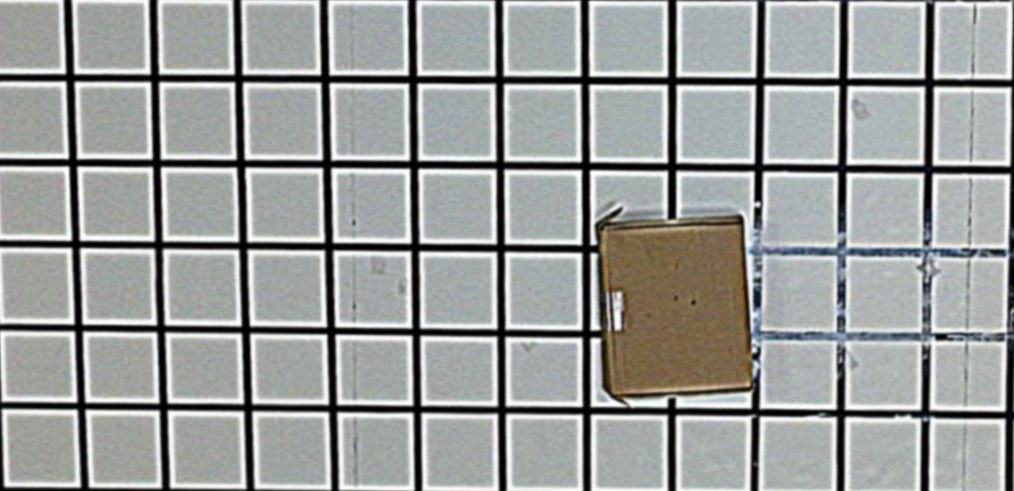
#> input picture img/obs.JPG, 1014 x 491 px
$ python main.py
#> lines starting #> are read from the running program, lines starting #| are printed output that depends on the picture; after the words box and inside, x2 and y2 are one past the last pixel; in counts of white or black regions, pixels touching at a corner belong together
### src/segmentation.py
from ultralytics import SAM
import cv2
import numpy as np
import matplotlib.pyplot as plt
import os
import math

class Camera:
    # [60 lines left out: functions take_photo_with_preview, detect_cameras, detect_and_capture, not called in this run]


class segmentation:

    # [7 lines left out: function initializeModel, not called in this run]


    def runSegmentation(model, photo):
        results_bbox = model(photo)
        return results_bbox


    # [75 lines left out: functions overlayMasks, analyze_segmentation_mask, compute_cm_squared_per_pixel, not called in this run]


def analyze_grid_and_detect_obstacles(grid_image_path ,obstacle_image_path, rows, cols, threshold):
    """
    Draws a labeled grid on the obstacle image and highlights obstacle boxes in red.
    Returns a list of (row, col) for each obstacle box.
    """
    # Load images
    obstacle_img_color = cv2.imread(obstacle_image_path)  # To draw on
    obstacle_img_gray = cv2.imread(obstacle_image_path, cv2.IMREAD_GRAYSCALE)

    h, w = obstacle_img_gray.shape


    box_h = h // rows
    box_w = w // cols

    obstacle_coords = []

    # Draw grid and labels over obstacle image
    for r in range(rows):
        y = r * box_h
        y_mid = y + box_h // 2
        #cv2.putText(obstacle_img_color, str(r + 1), (5, y_mid), cv2.FONT_HERSHEY_SIMPLEX, 0.5, (255, 0, 0), 1)

        for c in range(cols):
            x = c * box_w
            x_mid = x + box_w // 2

            # Draw grid box
            #cv2.rectangle(obstacle_img_color, (x, y), (x + box_w, y + box_h), (0, 255, 0), 1)

            if r == 0:
                #cv2.putText(obstacle_img_color, str(c + 1), (x_mid - 5, 15), cv2.FONT_HERSHEY_SIMPLEX, 0.5, (255, 0, 0), 1)
                pass

            # Check if this box has an obstacle
            roi = obstacle_img_gray[y:y + box_h, x:x + box_w]
            mean_intensity = np.mean(roi)

            if mean_intensity < threshold:
                obstacle_coords.append((r + 1, c + 1))
                cv2.rectangle(obstacle_img_color, (x, y), (x + box_w, y + box_h), (0, 0, 255), 2)

    # Show final image
    plt.figure(figsize=(12, 8))
    plt.imshow(cv2.cvtColor(obstacle_img_color, cv2.COLOR_BGR2RGB))
    plt.axis('off')
    plt.title("Obstacle Image with Grid and Highlights")
    plt.show()

    print("Boxes with obstacles (row, col):", obstacle_coords)
    return obstacle_coords

### src/path_planning.py
import matplotlib.pyplot as plt
import numpy as np
import networkx as nx
import json
from scipy import ndimage
from matplotlib.patches import Circle, Patch
import random
import math
# [62 lines left out: functions generate_test_image, load_and_process_image, not called in this run]

def inflate_obstacles(grid, drone_diameter):
    """
    Inflate obstacles by the drone's radius to ensure safety margins.
    Uses a more aggressive inflation for corners to prevent diagonal cutting issues.

    Args:
        grid: Binary numpy array where 0 is free space and 1 is obstacle
        drone_diameter: Diameter of the drone in grid cells

    Returns:
        inflated_grid: Binary numpy array with inflated obstacles
    """
    # Calculate drone radius in grid cells
    drone_radius = drone_diameter / 2

    # Create a circular structuring element for dilation
    # Use a slightly larger radius to ensure safety at corners
    safety_factor = 1.1  # 10% extra safety margin
    element_size = int(np.ceil(drone_radius * safety_factor) * 2 + 1)
    center = element_size // 2

    # Create circular structuring element
    y, x = np.ogrid[-center:element_size-center, -center:element_size-center]
    element = x*x + y*y <= (drone_radius * safety_factor)**2

    # Dilate obstacles to create safety margin
    inflated_grid = ndimage.binary_dilation(grid, structure=element).astype(np.uint8)

    return inflated_grid

def find_valid_points(grid, start=(1,1), end=(6, 13)):
    """
    Find all valid points in the grid for the drone center.
    Optionally, randomly select valid start and end points if not provided.

    Args:
        grid: Binary numpy array where 0 is free space and 1 is obstacle
        start: Optional (x, y) coordinates for start point
        end: Optional (x, y) coordinates for end point

    Returns:
        valid_points: List of (x, y) tuples of valid points
        selected_start: Selected or verified start point
        selected_end: Selected or verified end point
    """
    height, width = grid.shape
    valid_points = []

    # Find all valid points (where the drone center can be)
    for y in range(height):
        for x in range(width):
            if grid[y, x] == 0:  # Free space
                valid_points.append((y, x))

    if not valid_points:
        print("No valid points found in the grid!")
        return [], None, None

    # Verify or select start point
    selected_start = start
    if start is None or grid[start[0]-1, start[1]-1] == 1:
        print("Selected start is not a valid point of the grid!")

    # Verify or select end point
    selected_end = end
    if end is None or grid[end[0]-1, end[1]-1] == 1:
        # Make sure end is different from start
        print("Selected start is not a valid point of the grid!")

    return valid_points, selected_start, selected_end

def create_navigation_graph(grid):
    """
    Create a graph representation for navigation, where nodes are valid points
    and edges connect adjacent valid points with proper handling of diagonal movements.

    Args:
        grid: Binary numpy array where 0 is free space and 1 is obstacle

    Returns:
        G: NetworkX graph for navigation
    """
    height, width = grid.shape
    G = nx.Graph()

    # Add nodes for each valid cell
    for x in range(height):
        for y in range(width):
            if grid[x, y] == 0:  # Free space
                G.add_node((x, y))

    # Add edges between adjacent valid cells
    for x in range(height):
        for y in range(width):
            if grid[x, y] == 0:  # Free space
                # Check all four adjacent cells (orthogonal moves)
                for dx, dy in [(1, 0), (-1, 0), (0, 1), (0, -1)]:
                    nx_pos, ny_pos = x + dx, y + dy

                    # Check if adjacent cell is within grid bounds and is free space
                    if (0 <= nx_pos < height and 0 <= ny_pos < width and
                        grid[nx_pos, ny_pos] == 0):
                        # Add edge with weight 1
                        G.add_edge((x, y), (nx_pos, ny_pos), weight=1)

                # Check diagonal moves with additional safety checks for corners
                for dx, dy in [(1, 1), (1, -1), (-1, 1), (-1, -1)]:
                    nx_pos, ny_pos = x + dx, y + dy

                    # First check if diagonal cell is valid
                    if (0 <= nx_pos < height and 0 <= ny_pos < width and
                        grid[nx_pos, ny_pos] == 0):

                        # CRITICAL: Check that both adjacent cells are also free
                        # This prevents diagonal cutting around corners
                        if grid[x,ny_pos] == 0 and grid[nx_pos, y] == 0:
                            # Add diagonal edge with weight sqrt(2) ≈ 1.414
                            G.add_edge((x, y), (nx_pos, ny_pos), weight=1.414)

    return G

def find_shortest_path(G, start, end):
    """
    Find the shortest path in the graph using Dijkstra's algorithm.

    Args:
        G: NetworkX graph
        start: Start point as (x, y) tuple
        end: End point as (x, y) tuple

    Returns:
        path: List of (x, y) points representing the shortest path
        distance: Total path distance
    """
    # Check if start and end are in the graph
    if start not in G.nodes() or end not in G.nodes():
        print("Start or end point is not in the graph (may be an obstacle)")
        return None, float('inf')

    try:
        # Find the shortest path using Dijkstra's algorithm
        path = nx.dijkstra_path(G, start, end)

        # Calculate the total path distance
        distance = nx.dijkstra_path_length(G, start, end)

        return path, distance
    except nx.NetworkXNoPath:
        print("No path exists between start and end points")
        return None, float('inf')

def visualize_path_with_safety_buffers(original_grid, inflated_grid, drone_diameter, valid_points=None, path=None, start=[1,1], end=[6,13]):
    """
    Visualize the path planning with clear distinction between original obstacles and safety buffers.

    Args:
        original_grid: Binary grid showing original obstacles
        inflated_grid: Binary grid with inflated obstacles
        drone_diameter: Diameter of the drone in grid cells
        valid_points: List of valid points for the drone center
        path: List of (x, y) points representing the path
        start: Start point as (x, y) tuple
        end: End point as (x, y) tuple
    """
    height, width = original_grid.shape
    drone_radius = drone_diameter / 2

    fig, ax = plt.subplots(figsize=(12, 12))

    # Draw grid
    for x in range(height + 1):
        ax.axhline(x, color='lightgray', linestyle='-', linewidth=0.5)
    for y in range(width + 1):
        ax.axvline(y, color='lightgray', linestyle='-', linewidth=0.5)

    # First, draw the areas that are in the inflated grid but not in the original grid (safety buffers)
    buffer_zone = np.logical_and(inflated_grid == 1, original_grid == 0)
    for x in range(height):
        for y in range(width):
            if buffer_zone[x, y]:
                ax.fill([y, y+1, y+1, y], [x, x, x+1, x+1], 'lightgray', alpha=0.7)

    # Then, draw the original obstacles (with dark gray color as requested)
    for y in range(height):
        for x in range(width):
            if original_grid[y, x] == 1:
                ax.fill([x, x+1, x+1, x], [y, y, y+1, y+1], 'darkgray')

    # Draw valid points
    if valid_points:
        valid_x = [p[0] for p in valid_points]
        valid_y = [p[1] for p in valid_points]
        ax.scatter([y + 0.5 for y in valid_y],
                  [x + 0.5 for x in valid_x],
                  color='lightblue', s=10, alpha=0.3)

    # Draw path if provided
    if path:
        path_x = [p[1] + 0.5 for p in path]
        path_y = [p[0] + 0.5 for p in path]
        path_line = ax.plot(path_x, path_y, 'red', linestyle='-', linewidth=2)[0]

    # Draw drone at select points along the path (to avoid visual clutter)
    if path:
        sampling = max(1, len(path) // 5)  # Show at most 5 intermediate positions
        for i in range(0, len(path), sampling):
            if i == 0 or i == len(path) - 1:
                continue  # Skip start and end, we'll draw them specially
            y, x = path[i]
            drone = Circle((x + 0.5, y + 0.5), drone_radius,
                          fill=False, color='blue', linestyle='-', linewidth=1, alpha=0.3)
            ax.add_patch(drone)

    # Draw start and end positions with drone visualization
    if start and path:
        start_y, start_x = path[0]
        start_point = ax.scatter(start_x + 0.5, start_y + 0.5, color='green', s=100, zorder=5)
        start_drone = Circle((start_x + 0.5, start_y + 0.5), drone_radius,
                            fill=False, color='green', linestyle='-', linewidth=2)
        ax.add_patch(start_drone)

    if end and path:
        end_y, end_x = path[-1]
        end_point = ax.scatter(end_x + 0.5, end_y + 0.5, color='red', s=100, zorder=5)
        end_drone = Circle((end_x + 0.5, end_y + 0.5), drone_radius,
                          fill=False, color='red', linestyle='-', linewidth=2)
        ax.add_patch(end_drone)

    # Create proper legend items
    original_obstacle_patch = Patch(facecolor='darkgray', label='Original Obstacle')
    safety_buffer_patch = Patch(facecolor='lightgray', alpha=0.7, label='Safety Buffer')

    # Add legend with proper colors
    if path:
        ax.legend([path_line, original_obstacle_patch, safety_buffer_patch, start_drone, end_drone],
                 ['Path', 'Original Obstacle', 'Safety Buffer', 'Start Position', 'End Position'],
                 loc='upper left')

    # Set axis properties
    ax.set_xlim(0, width)
    ax.set_ylim(0, height)
    ax.set_title('Drone Path Planning with Safety Buffers')
    ax.invert_yaxis()  # Invert y-axis to match traditional grid coordinates

    plt.tight_layout()
    plt.show()

# [165 lines left out: function visualize_grid_with_drone, not called in this run]

def save_path_to_json(path, corners, output_file="drone_path.json"):
    """
    Save the path to a JSON file for integration with other components.

    Args:
        path: List of (x, y) points representing the path
        output_file: Output JSON file path
    """
    if path is None:
        print("No path to save")
        return

    # Convert path to list of dictionaries with x, y coordinates
    path_dict = [{"x": point[0], "y": point[1]} for point in path]
    corners_dict = [{"x": point[0][0], "y": point[0][1]} for point in corners]

    # Create a dictionary with path information
    path_data = {
        "path": path_dict,
        "corners": corners_dict,
        "path_length": len(path),
        "timestamp": "2025-04-27T12:00:00"  # Example timestamp
    }

    # Save to JSON file
    with open(output_file, 'w') as f:
        json.dump(path_data, f, indent=4)

    print(f"Path saved to {output_file}")

def angle_between_vectors(a, b):
    """Returns the angle in degrees between vectors a and b"""
    dot = a[0]*b[0] + a[1]*b[1]
    mag_a = math.hypot(*a)
    mag_b = math.hypot(*b)
    if mag_a == 0 or mag_b == 0:
        return 0
    cos_theta = dot / (mag_a * mag_b)
    # Clamp to avoid numerical issues
    cos_theta = max(min(cos_theta, 1), -1)
    angle_rad = math.acos(cos_theta)
    return math.degrees(angle_rad)

def find_corners(path, angle_threshold = 16):
    find_corners = []
    for i in range(1, len(path) - 1):
        p0, p1, p2 = path[i-1], path[i], path[i+1]
        v1 = (p1[0] - p0[0], p1[1] - p0[1])
        v2 = (p2[0] - p1[0], p2[1] - p1[1])
        angle = angle_between_vectors(v1, v2)
        if np.abs(angle) > angle_threshold:
            find_corners.append((p1, round(angle, 2)))
    return find_corners

# [77 lines left out: function main, not called in this run]

# Example usage
# [3 lines that do not run on import are left out]

### main.py
import matplotlib.pyplot as plt
import numpy as np
import networkx as nx
import json
from scipy import ndimage
from matplotlib.patches import Circle, Patch
import random
import math
from src import *

def run():
    # This function is the main entry point for the path planning and obstacle detection process.
    # It initializes the grid, detects obstacles, inflates them, finds valid points, and computes the shortest path.
    # It also visualizes the results and saves the path to a JSON file.

    # Load the grid images
    grid_path = "./img/grid.JPG" #clean grid with nothing on it
    obstacle_path = "./img/obs.JPG" #grid with obstacles on it
    # The grid is divided into a 6x12 grid
    rows=6
    cols=12
    # Analyze the grid and detect obstacles
    # The function returns a list of coordinates for each obstacle box
    # The coordinates are in the format (row, col) where row and col are 1-indexed
    obstacle_coords = analyze_grid_and_detect_obstacles(grid_path, obstacle_path, rows, cols, threshold=150)
#> in analyze_grid_and_detect_obstacles, obstacle_img_color is the input picture: shape (491, 1014, 3); mean B, G, R 155.5, 157.5, 154.9
#> in analyze_grid_and_detect_obstacles, `obstacle_img_gray = cv2.imread(obstacle_image_path, cv2.IMREAD_GRAYSCA..`:
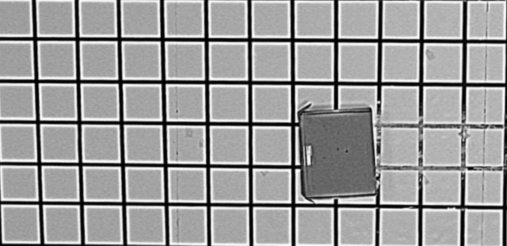
#> obstacle_img_gray: shape (491, 1014) (shown at 1/2 size); min 0, max 255, mean 156.5
#> after the loop in analyze_grid_and_detect_obstacles, `for r in range(rows):`:
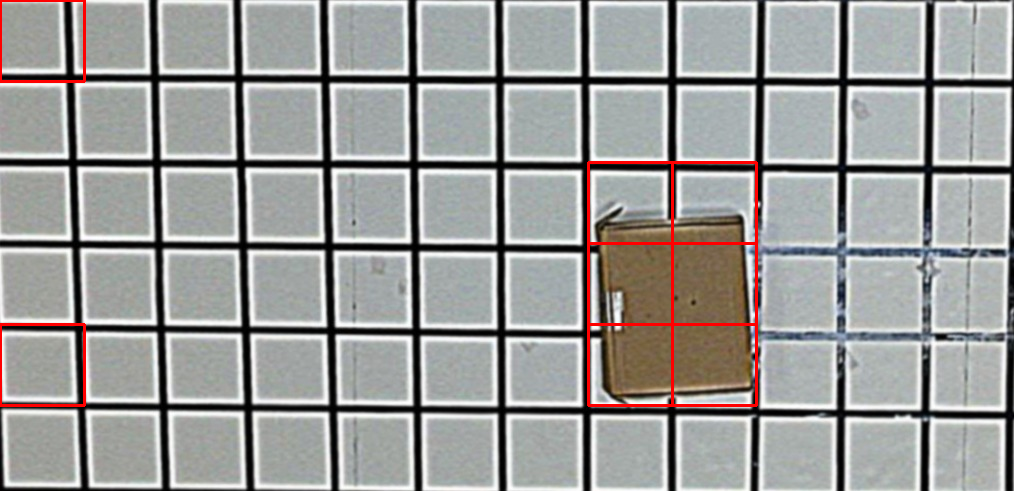
#> obstacle_img_color: shape (491, 1014, 3); 1.18% of pixels changed, all inside (x1, y1, x2, y2) = (0, 0, 758, 407)
#> after the loop in analyze_grid_and_detect_obstacles, `for r in range(rows):`:
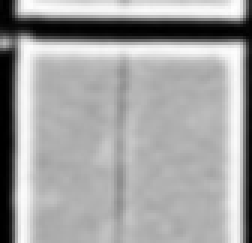
#> roi: shape (81, 84) (shown 3 times larger); min 0, max 255, mean 162.8
#> after the loop in analyze_grid_and_detect_obstacles, `for r in range(rows):`: obstacle_coords = [(1, 1), (3, 8), (3, 9), (4, 8), (4, 9), (5, 1), (5, 8), (5, 9)]
#| Boxes with obstacles (row, col): [(1, 1), (3, 8), (3, 9), (4, 8), (4, 9), (5, 1), (5, 8), (5, 9)]
    original_grid = np.zeros((rows, cols), dtype=np.uint8)
    for coords in obstacle_coords:
        original_grid[coords[0]-1, coords[1]-1] = 1
#> this loop made 8 passes

    drone_diameter=2
    start_point = (2,0)
    end_point = (5,11)
    # Inflate the obstacles in the grid to account for the drone's diameter
    inflated_grid = inflate_obstacles(original_grid, drone_diameter)
    valid_points, start, end = find_valid_points(inflated_grid, start_point, end_point)
#> valid_points = 49 pairs, first value 0 to 5, second value 0 to 11; start = (2, 0); end = (5, 11)

    print(f"Selected start point: {start}")
#| Selected start point: (2, 0)
    print(f"Selected end point: {end}")
#| Selected end point: (5, 11)
    print(f"Found {len(valid_points)} valid points for drone movement")
#| Found 49 valid points for drone movement
    G = create_navigation_graph(inflated_grid)
    path, distance = find_shortest_path(G, start, end)
#> in find_shortest_path, `path = nx.dijkstra_path(G, start, end)`: path = [(2, 0), (2, 1), (2, 2), (2, 3), (2, 4), (1, 5), (0, 6), (0, 7), (0, 8), (0, 9), (1, 10), (2, 10), (3, 10), (4, 10), (5, 11)]
#> in find_shortest_path, `distance = nx.dijkstra_path_length(G, start, end)`: distance = 15.66
#> distance = 15.66

    if path is None:
        print("No valid path found.")
        return

    corners = find_corners(path, angle_threshold=0)
#> the loop in find_corners, `for i in range(1, len(path) - 1):` made 13 passes
#> (p0, p2, v2) on passes 2, 3, 5, 7, 8: ((2, 1), (2, 3), (0, 1)), ((2, 2), (2, 4), (0, 1)), ((2, 4), (0, 6), (-1, 1)), ((0, 6), (0, 8), (0, 1)), ((0, 7), (0, 9), (0, 1))
#> after the loop in find_corners, `for i in range(1, len(path) - 1):`: find_corners = [((2, 4), 45), ((1, 5), 0), ((0, 6), 45), ((0, 9), 45), ((1, 10), 45), ((4, 10), 45)]
#> corners has the same summary as find_corners in find_corners
    #for point, angle in corners:
    #    print(f"Corner at {point} with angle {angle}°")
    # Visualize the result
    print(f"Found path with {len(path)} steps and total distance {distance:.2f}")
#| Found path with 15 steps and total distance 15.66
    # Visualize with original and inflated obstacles clearly distinguished
    visualize_path_with_safety_buffers(original_grid, inflated_grid, drone_diameter, valid_points, path, start, end)
#> in visualize_path_with_safety_buffers, `valid_x = [p[0] for p in valid_points]`: valid_x = 49 values from 0 to 5
#> in visualize_path_with_safety_buffers, `valid_y = [p[1] for p in valid_points]`: valid_y = 49 values, max 11 at index 9, min 0 at index 19, mean 5.59
#> in visualize_path_with_safety_buffers, `path_x = [p[1] + 0.5 for p in path]`: path_x = [0.5, 1.5, 2.5, 3.5, 4.5, 5.5, 6.5, 7.5, 8.5, 9.5, 10.5, 10.5, 10.5, 10.5, 11.5]
#> in visualize_path_with_safety_buffers, `path_y = [p[0] + 0.5 for p in path]`: path_y = [2.5, 2.5, 2.5, 2.5, 2.5, 1.5, 0.5, 0.5, 0.5, 0.5, 1.5, 2.5, 3.5, 4.5, 5.5]
#> in visualize_path_with_safety_buffers, `sampling = max(1, len(path) // 5)`: sampling = 3
#> the loop in visualize_path_with_safety_buffers, `for i in range(0, len(path), sampling):` made 5 passes
#> (i, y, x) on passes 2 to 5: (3, 2, 3), (6, 0, 6), (9, 0, 9), (12, 3, 10)
#> in visualize_path_with_safety_buffers, `start_y, start_x = path[0]`: start_y = 2; start_x = 0
#> in visualize_path_with_safety_buffers, `end_y, end_x = path[-1]`: end_y = 5; end_x = 11
#> in visualize_path_with_safety_buffers, `plt.show()`:
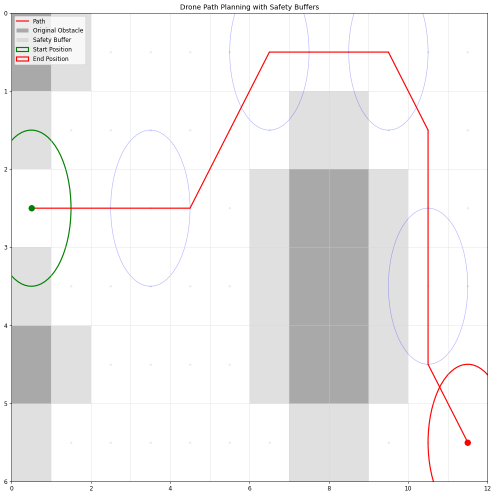
#> figure drawn by matplotlib, 1 panel
    # Save path to JSON
    save_path_to_json(path, corners)
#> in save_path_to_json, `path_dict = [{"x": point[0], "y": point[1]} for point in path]`: path_dict = 15 items
#> in save_path_to_json, `corners_dict = [{"x": point[0][0], "y": point[0][1]} for point in corn..`: corners_dict = 6 items

    return None

if __name__ == "__main__":
    run()
